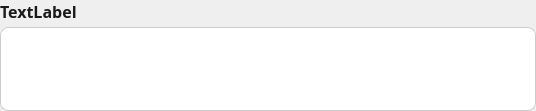
<?xml version="1.0" encoding="UTF-8"?>
<ui version="4.0">
 <class>CustomTextEdit</class>
 <widget class="QWidget" name="CustomTextEdit">
  <property name="geometry">
   <rect>
    <x>0</x>
    <y>0</y>
    <width>536</width>
    <height>111</height>
   </rect>
  </property>
  <property name="sizePolicy">
   <sizepolicy hsizetype="Expanding" vsizetype="Fixed">
    <horstretch>0</horstretch>
    <verstretch>0</verstretch>
   </sizepolicy>
  </property>
  <property name="minimumSize">
   <size>
    <width>0</width>
    <height>100</height>
   </size>
  </property>
  <property name="maximumSize">
   <size>
    <width>16777215</width>
    <height>116</height>
   </size>
  </property>
  <property name="windowTitle">
   <string>Form</string>
  </property>
  <property name="styleSheet">
   <string notr="true">QLabel  {
	background: transparent;
	border: none;
	font-family: Open Sans;
	font-size: 16px;
	font-weight: 600;
	line-height: 24px;
	letter-spacing: 0%;
	color: #1A1A1A;
}

QTextEdit {
	background-color: white;
	border: 1px solid #ccc;
	border-radius: 8px;
	font-weight: 400;
	font-family: Open Sans;
	font-size: 16px;
	line-height: 24px;
	letter-spacing: 0%;
	color: #1A1A1A;
}</string>
  </property>
  <layout class="QVBoxLayout" name="verticalLayout">
   <property name="spacing">
    <number>4</number>
   </property>
   <property name="leftMargin">
    <number>0</number>
   </property>
   <property name="topMargin">
    <number>0</number>
   </property>
   <property name="rightMargin">
    <number>0</number>
   </property>
   <property name="bottomMargin">
    <number>0</number>
   </property>
   <item>
    <widget class="QLabel" name="label">
     <property name="text">
      <string>TextLabel</string>
     </property>
    </widget>
   </item>
   <item>
    <widget class="QTextEdit" name="textEdit"/>
   </item>
  </layout>
 </widget>
 <resources/>
 <connections/>
</ui>
